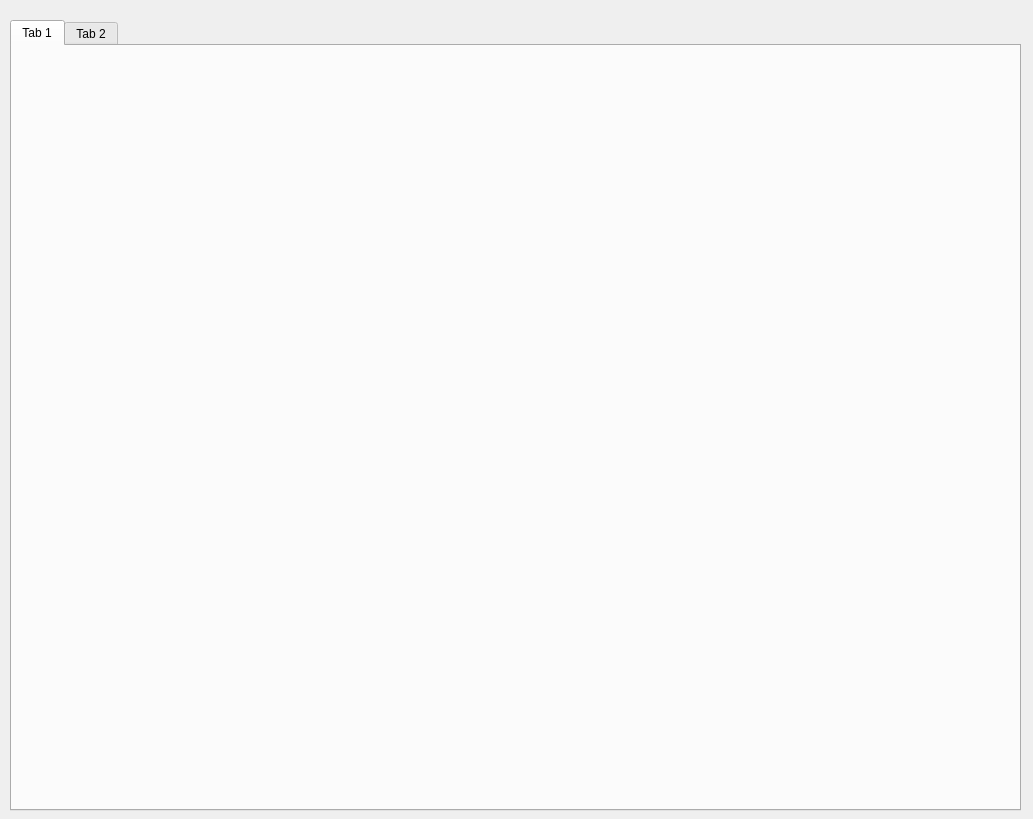
<?xml version="1.0" encoding="UTF-8"?>
<ui version="4.0">
 <class>Form</class>
 <widget class="QWidget" name="Form">
  <property name="geometry">
   <rect>
    <x>0</x>
    <y>0</y>
    <width>1033</width>
    <height>819</height>
   </rect>
  </property>
  <property name="windowTitle">
   <string>Form</string>
  </property>
  <widget class="QTabWidget" name="tabWidget">
   <property name="geometry">
    <rect>
     <x>10</x>
     <y>20</y>
     <width>1011</width>
     <height>791</height>
    </rect>
   </property>
   <widget class="QWidget" name="tab">
    <attribute name="title">
     <string>Tab 1</string>
    </attribute>
    <widget class="QWidget" name="gridLayoutWidget">
     <property name="geometry">
      <rect>
       <x>22</x>
       <y>20</y>
       <width>971</width>
       <height>711</height>
      </rect>
     </property>
     <layout class="QGridLayout" name="gridLayout" rowstretch="0" columnstretch="0,0">
      <property name="sizeConstraint">
       <enum>QLayout::SetFixedSize</enum>
      </property>
      <item row="0" column="1">
       <widget class="QWidget" name="widget" native="true"/>
      </item>
     </layout>
    </widget>
   </widget>
   <widget class="QWidget" name="tab_2">
    <attribute name="title">
     <string>Tab 2</string>
    </attribute>
   </widget>
  </widget>
 </widget>
 <resources/>
 <connections/>
</ui>
